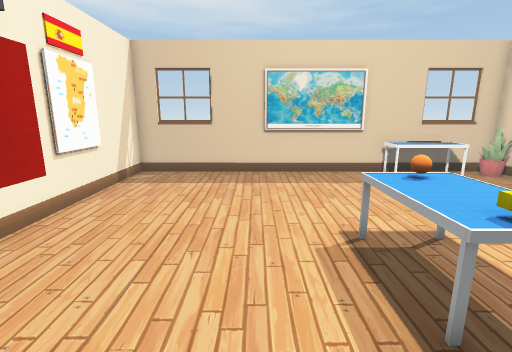
view 1 (above)

12 first-person views from a walk through a 3-D level made in the Unity game engine. The camera is 1.4 m above the floor, tilts 12° down and sees 85° across. The floor is counted in squares, 0.5 m on a side. Each view is taken from the middle of a square. On the plan, view 1 faces up. The plan holds only what a view shows up to about 19 squares ahead; the rest is blank. The place goes on beyond the plan. The player character is not drawn. Some surface patterns are stand-ins.

view 2
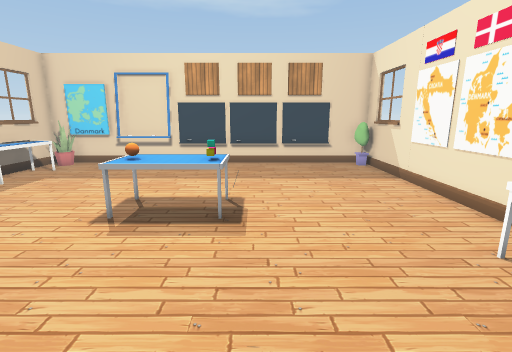

view 3
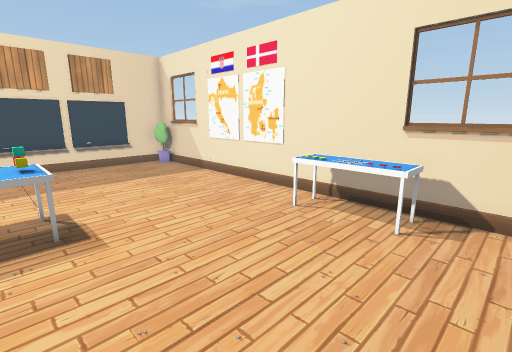

view 4
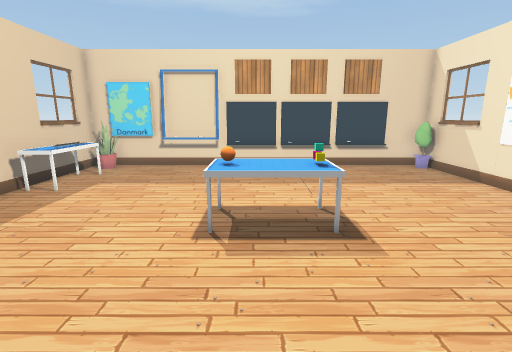

view 5
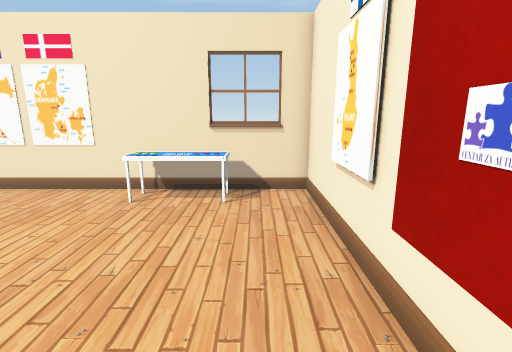

view 6
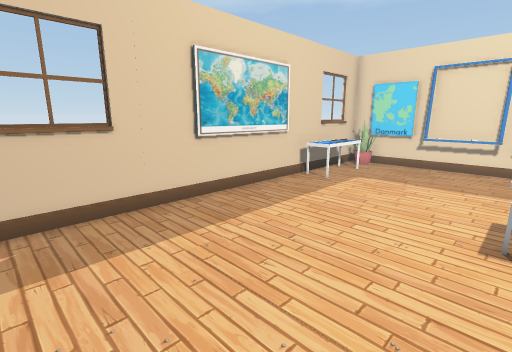

view 7
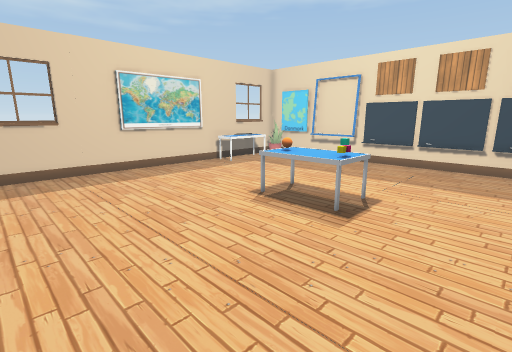

view 8
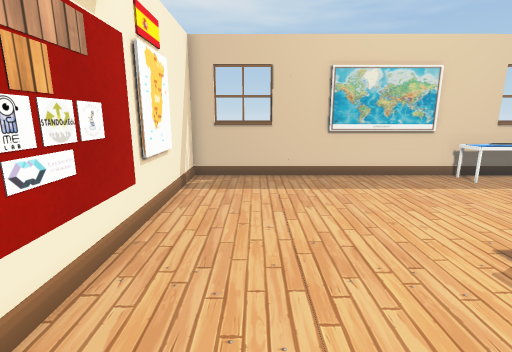

view 9
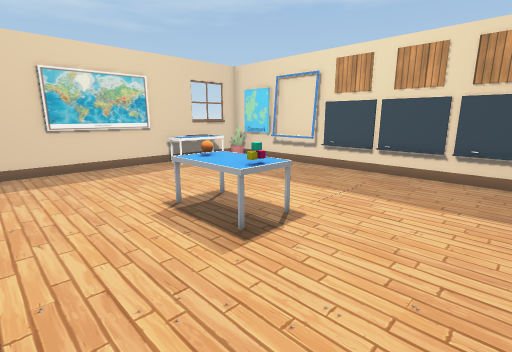

view 10
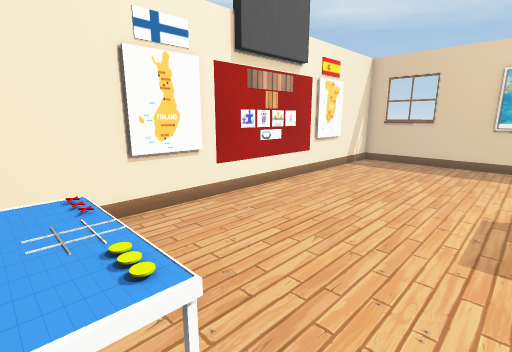

view 11
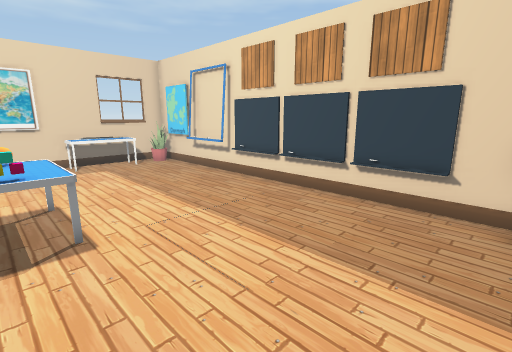

view 12
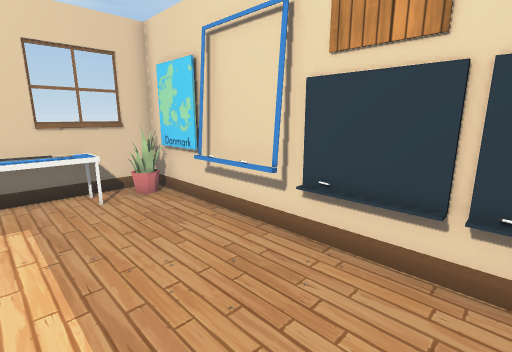

### Floor plan
Points are (right, up) in squares from view 1. A wall is a line through its corners. A room is listed if a view was taken in it or the views show most of it. See-through windows are left out.
Room 1 (views 1, 2, 3, 4, 5, 6, 7, 8, 9, 10, 11, 12)
walls: (12, 7.1) (11.6, 7.1); (12.3, 6.5) (12.3, 14.4) (-6, 14.4) (-6, -4.8) (12.3, -4.8) (12.3, -2.4); (5.5, 14.2) (0.4, 14.2); (12.1, 10.9) (12.1, 13.2)
low walls: (11.6, 7.1) (11.6, 10.2)
objects: other object (-3, -4) to (0, -3); other object (2, 3) to (4, 6); other object (6, 13) to (10, 14); other object (11, -4); other object (11, 13); other object (12, -2) to (12, -1); other object (12, 1) to (12, 2); other object (12, 3); other object (12, 4) to (12, 5); other object (12, 6)

Where each view was taken, in squares from view 1:
view 1: 0 up, 0 right, facing up
view 2: 2 up, 5 left, facing right
view 3: 4 up, 5 left, facing down-right
view 4: 5 up, 4 left, facing right
view 5: 6 up, 4 left, facing down
view 6: 6 up, 5 left, facing up-right
view 7: 1 down, 5 left, facing up-right
view 8: 1 up, 3 left, facing up
view 9: 2 down, 2 left, facing up-right
view 10: 4 down, 2 right, facing up-left
view 11: 4 down, 3 right, facing up-right
view 12: 3 up, 7 right, facing up-right
